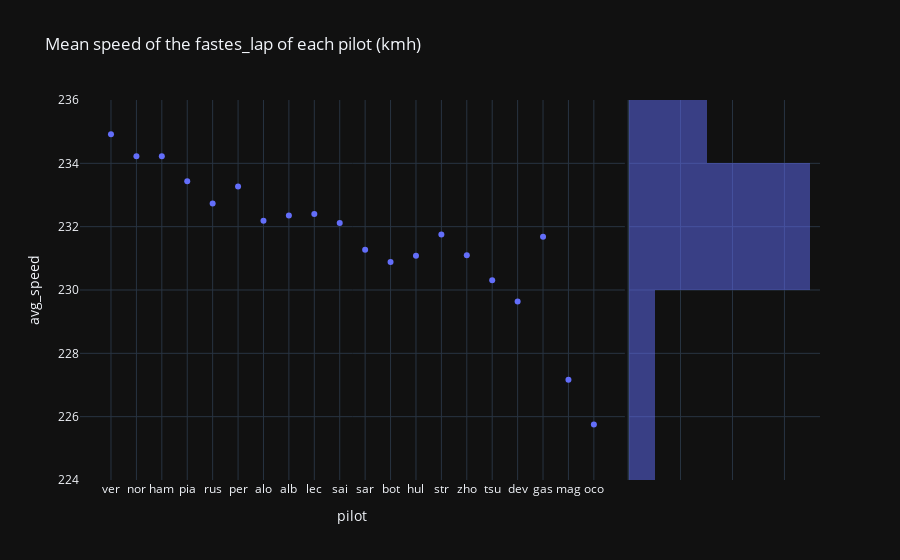

Notebook cell for this chart:
### Code cell
px.scatter(last_gp, x="pilot", y="avg_speed", title="Mean speed of the fastes_lap of each pilot (kmh)", marginal_y="histogram", template="plotly_dark")

### Figure 1 — Plotly figure (JSON) as saved in the notebook; plotly's stock layout.template omitted (floating-point values rounded to 4 significant figures)
{"data": [{"hovertemplate": "pilot=%{x}<br>avg_speed=%{y}<extra></extra>", "legendgroup": "", "marker": {"color": "#636efa", "symbol": "circle"}, "mode": "markers", "name": "", "orientation": "v", "showlegend": false, "type": "scatter", "x": ["ver", "nor", "ham", "pia", "rus", "per", "alo", "alb", "lec", "sai", "sar", "bot", "hul", "str", "zho", "tsu", "dev", "gas", "mag", "oco"], "xaxis": "x", "y": [234.9, 234.2, 234.2, 233.4, 232.7, 233.3, 232.2, 232.4, 232.4, 232.1, 231.3, 230.9, 231.1, 231.8, 231.1, 230.3, 229.6, 231.7, 227.2, 225.8], "yaxis": "y"}, {"alignmentgroup": "True", "bingroup": "y", "hovertemplate": "avg_speed=%{y}<br>count=%{x}<extra></extra>", "legendgroup": "", "marker": {"color": "#636efa"}, "name": "", "offsetgroup": "", "opacity": 0.5, "showlegend": false, "type": "histogram", "xaxis": "x2", "y": [234.9, 234.2, 234.2, 233.4, 232.7, 233.3, 232.2, 232.4, 232.4, 232.1, 231.3, 230.9, 231.1, 231.8, 231.1, 230.3, 229.6, 231.7, 227.2, 225.8], "yaxis": "y2"}], "layout": {"barmode": "overlay", "legend": {"tracegroupgap": 0}, "title": {"text": "Mean speed of the fastes_lap of each pilot (kmh)"}, "xaxis": {"anchor": "y", "domain": [0, 0.7363], "title": {"text": "pilot"}}, "xaxis2": {"anchor": "y2", "domain": [0.7413, 1], "matches": "x2", "showgrid": true, "showline": false, "showticklabels": false, "ticks": ""}, "yaxis": {"anchor": "x", "domain": [0, 1], "title": {"text": "avg_speed"}}, "yaxis2": {"anchor": "x2", "domain": [0, 1], "matches": "y", "showgrid": true, "showticklabels": false}}}
